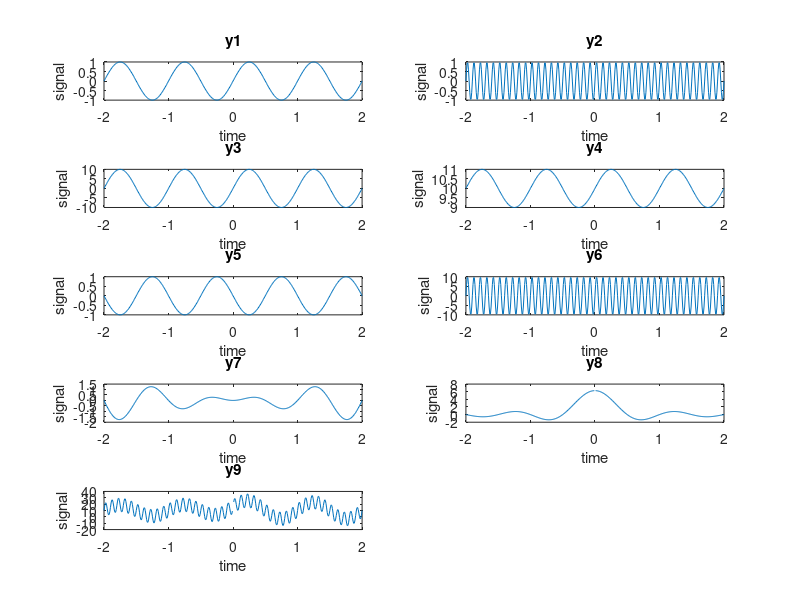
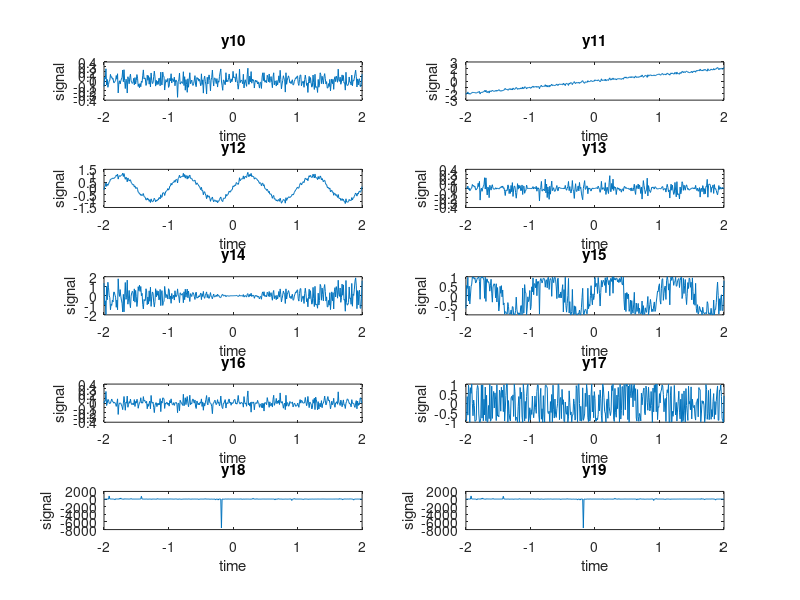
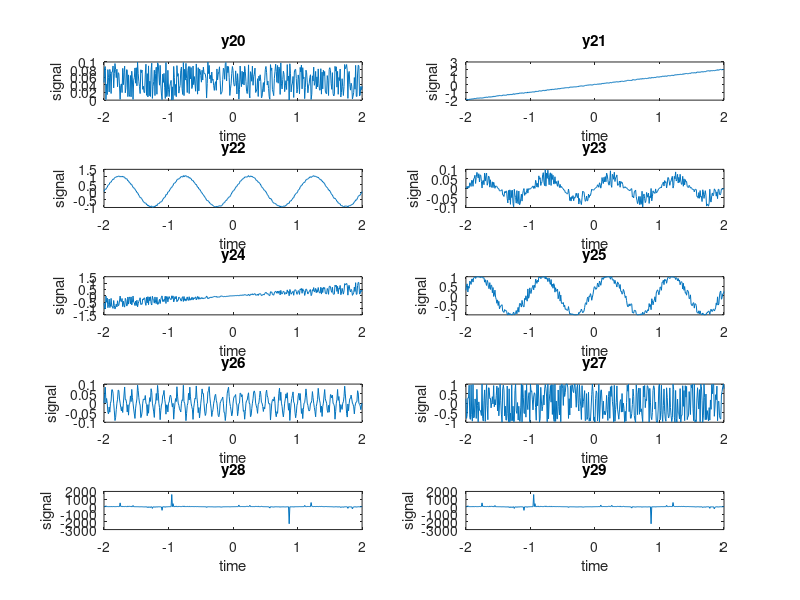
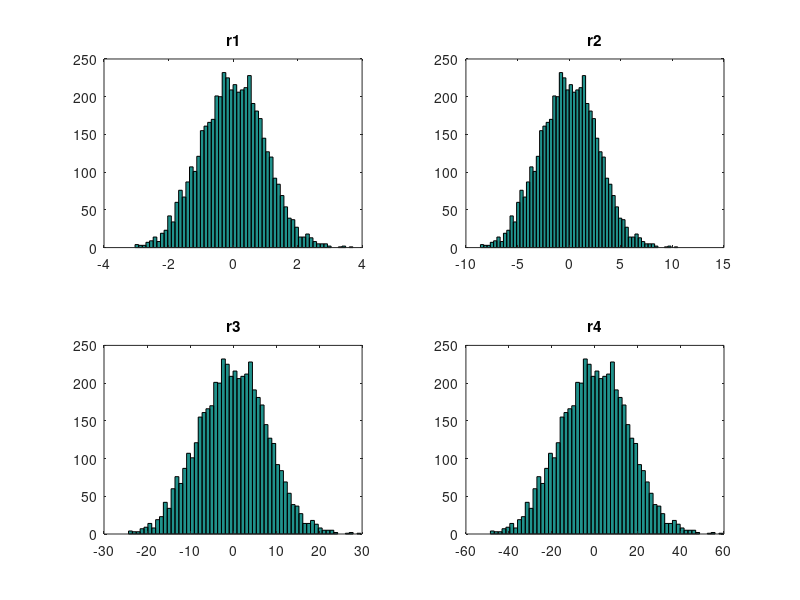

MATLAB code to generate these figures, in order:
%% START: Question-1
%clear old variables
clear; clc;

%create time vector
t = -2:0.01:2;

%create vectors for function values
y1 = sin(2*pi*t);
y2 = sin(2*pi*10*t);
y3 = 10*sin(2*pi*t);
y4 = sin(2*pi*t)+10;
y5 = sin(2*pi*(t-0.5));
y6 = 10*sin(2*pi*10*t);
y7 = t.*sin(2*pi*t);
y8 = sin(2*pi*t)./t;
y9 = y1 + y2 + y3 + y4 + y5 + y6 + y7 + y8;

%create a figure with Name "Question-1"
figure('Name', 'Question-1', 'NumberTitle', 'off');
%plot the functions as subplots with specified titles and labels.
subplot(5,2,1), plot(t,y1), title('y1'), xlabel('time'), ylabel('signal');
subplot(5,2,2), plot(t,y2), title('y2'), xlabel('time'), ylabel('signal');
subplot(5,2,3), plot(t,y3), title('y3'), xlabel('time'), ylabel('signal');
subplot(5,2,4), plot(t,y4), title('y4'), xlabel('time'), ylabel('signal');
subplot(5,2,5), plot(t,y5), title('y5'), xlabel('time'), ylabel('signal');
subplot(5,2,6), plot(t,y6), title('y6'), xlabel('time'), ylabel('signal');
subplot(5,2,7), plot(t,y7), title('y7'), xlabel('time'), ylabel('signal');
subplot(5,2,8), plot(t,y8), title('y8'), xlabel('time'), ylabel('signal');
subplot(5,2,9), plot(t,y9), title('y9'), xlabel('time'), ylabel('signal');
saveas(gcf, 'figures/1.png');
% END: Question-1

%% START: Question-2
%clear old variables
clear; clc;

%create time vector
t = -2:0.01:2;

%create gaussian random numbers
z = randn(1,401);
z = z*0.1;

%create vectors for function values
%these two functions are from question-1
y1 = sin(2*pi*t);
y2 = sin(2*pi*10*t);

%create vectors for function values
y10 = z;
y11 = z+t;
y12 = z + y1;
y13 = z .* y1;
y14 = t.*sin(2*pi*z);
y15 = sin(2*pi*(t+z));
y16 = z .* y2;
y17 = sin(2*pi*(t+10*z));
y18 = y1 ./ z;
y19 = y10 + y11 + y12 + y13 + y14 + y15 + y16 + y17 + y18;

%create a figure with Name "Question-2"
figure('Name', 'Question-2', 'NumberTitle', 'off');
%plot the functions as subplots with specified titles and labels.
subplot(5,2,1), plot(t,y10), title('y10'), xlabel('time'), ylabel('signal');
subplot(5,2,2), plot(t,y11), title('y11'), xlabel('time'), ylabel('signal');
subplot(5,2,3), plot(t,y12), title('y12'), xlabel('time'), ylabel('signal');
subplot(5,2,4), plot(t,y13), title('y13'), xlabel('time'), ylabel('signal');
subplot(5,2,5), plot(t,y14), title('y14'), xlabel('time'), ylabel('signal');
subplot(5,2,6), plot(t,y15), title('y15'), xlabel('time'), ylabel('signal');
subplot(5,2,7), plot(t,y16), title('y16'), xlabel('time'), ylabel('signal');
subplot(5,2,8), plot(t,y17), title('y17'), xlabel('time'), ylabel('signal');
subplot(5,2,9), plot(t,y18), title('y18'), xlabel('time'), ylabel('signal');
subplot(5,2,10), plot(t,y19), title('y19'), xlabel('time'), ylabel('signal');
saveas(gcf, 'figures/2.png');
% END: Question-2

%% START: Question-3
%clear old variables
clear; clc;

%create time vector
t = -2:0.01:2;

%create random numbers
z = rand(1,401);
z = z*0.1;

%create vectors for function values
%these two functions are from question-1
y1 = sin(2*pi*t);
y2 = sin(2*pi*10*t);

%create vectors for function values
y20 = z;
y21 = z+t;
y22 = z+y1;
y23 = z.*y1;
y24 = t.*sin(2*pi*z);
y25 = sin(2*pi*(t+z));
y26 = z.*y2;
y27 = sin(2*pi*(t+10*z));
y28 = y1./z;
y29 = y21 + y22 + y23 + y24 + y25 + y26 + y27 + y28;

%create a figure with Name "Question-1"
figure('Name', 'Question-3', 'NumberTitle', 'off');
%plot the functions as subplots with specified titles and labels.
subplot(5,2,1), plot(t,y20), title('y20'), xlabel('time'), ylabel('signal');
subplot(5,2,2), plot(t,y21), title('y21'), xlabel('time'), ylabel('signal');
subplot(5,2,3), plot(t,y22), title('y22'), xlabel('time'), ylabel('signal');
subplot(5,2,4), plot(t,y23), title('y23'), xlabel('time'), ylabel('signal');
subplot(5,2,5), plot(t,y24), title('y24'), xlabel('time'), ylabel('signal');
subplot(5,2,6), plot(t,y25), title('y25'), xlabel('time'), ylabel('signal');
subplot(5,2,7), plot(t,y26), title('y26'), xlabel('time'), ylabel('signal');
subplot(5,2,8), plot(t,y27), title('y27'), xlabel('time'), ylabel('signal');
subplot(5,2,9), plot(t,y28), title('y28'), xlabel('time'), ylabel('signal');
subplot(5,2,10), plot(t,y29), title('y29'), xlabel('time'), ylabel('signal');
saveas(gcf, 'figures/3.png');
% END: Question-3

%% START: Question-4
%clear old variables
clear; clc;

%create gaussian random numbers
z = randn(1,5000);

%create a distribution with 0 mean and 1 variance
r1 = 0 + sqrt(1)*z;
%create a distribution with 0 mean and 8 variance
r2 = 0 + sqrt(8)*z;
%create a distribution with 0 mean and 64 variance
r3 = 0 + sqrt(64)*z;
%create a distribution with 0 mean and 256 variance
r4 = 0 + sqrt(256)*z;

%create a figure with Name "Question-4"
figure('Name', 'Question-4', 'NumberTitle', 'off');
%plot the histograms of random numbers as subplots 
%with specified titles and labels.
subplot(2,2,1), hist(r1,60), title('r1');
subplot(2,2,2), hist(r2,60), title('r2');
subplot(2,2,3), hist(r3,60), title('r3');
subplot(2,2,4), hist(r4,60), title('r4');
saveas(gcf, 'figures/4.png');
% END: Question-4


%% START: Question-5
%clear old variables
clear; clc;

%create gaussian random numbers
z = randn(1,5000);

%create a distribution with 10 mean and 1 variance
r5 = 10 + sqrt(1)*z;
%create a distribution with 20 mean and 4 variance
r6 = 20 + sqrt(4)*z;
%create a distribution with -10 mean and 1 variance
r7 = -10 + sqrt(1)*z;
%create a distribution with -20 mean and 4 variance
r8 = -20 + sqrt(4)*z;

%create a figure with Name "Question-5"
figure('Name', 'Question-5', 'NumberTitle', 'off');
%plot the histograms of random numbers as subplots 
%with specified titles and labels.
subplot(2,2,1), hist(r5,60), title('r5');
subplot(2,2,2), hist(r6,60), title('r6');
subplot(2,2,3), hist(r7,60), title('r7');
subplot(2,2,4), hist(r8,60), title('r8');
saveas(gcf, 'figures/5.png');
% END: Question-5

%% START: Question-6
%clear old variables
clear; clc;

%create random numbers
z = rand(1,5000);

%create random numbers between 4 and -4
r11 = (z*8)-4;
%create random numbers between 20 and -20
r21 = (z*40)-20;

%create a figure with Name "Question-6"
figure('Name', 'Question-6', 'NumberTitle', 'off');
%plot the histograms of random numbers as subplots 
%with specified titles and labels.
subplot(2,1,1), hist(r11,120), title('r11');
subplot(2,1,2), hist(r21,120), title('r21');
saveas(gcf, 'figures/6.png');
% END: Question-6


